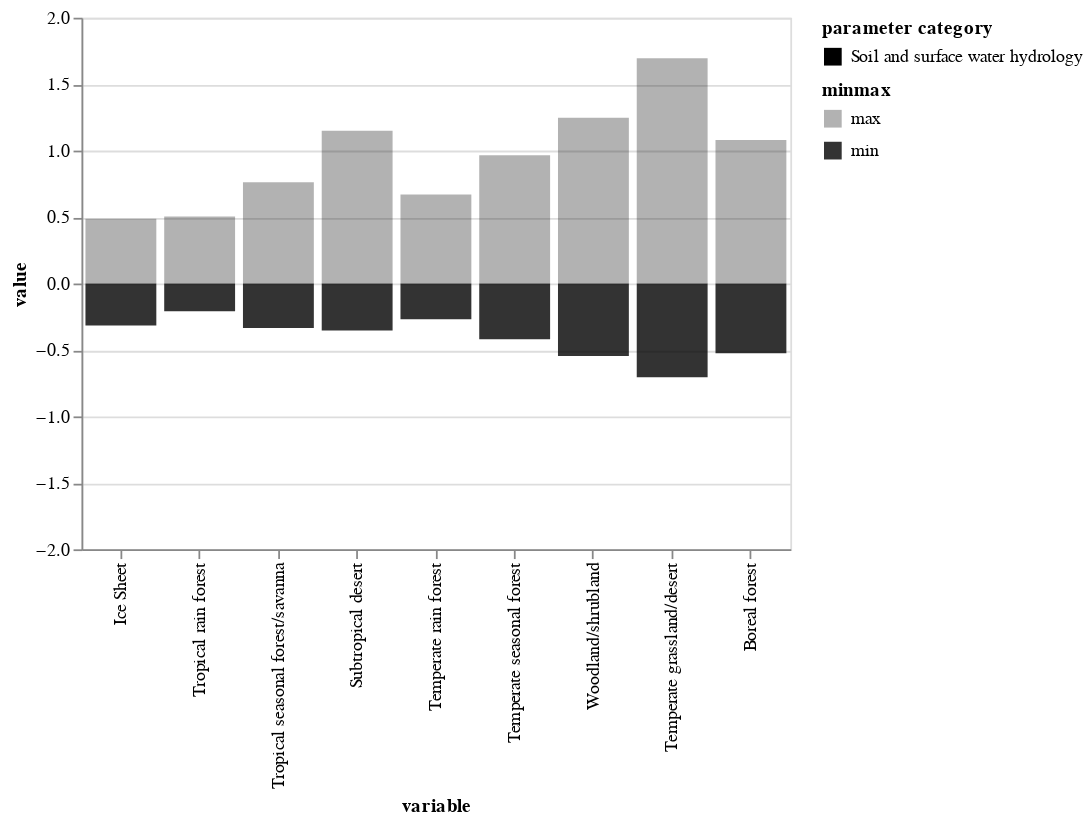

The notebook cell saved with this chart:
### Code cell
colors = ['black','teal','brown','lightskyblue','orange','green','dodgerblue','red',
         'grey','mediumblue']

select_box = alt.binding_select(options=list(crosswalk_flat['param'].unique()))
selection = alt.selection_single(name='parameter', fields=['param'], bind=select_box, init={'param':'d_max'})

#manual_ordered = manual_ordered.sort_values(['col', 'index'], ascending=[False, True])
source = crosswalk_flat
points=alt.Chart(source).mark_bar(filled=True).encode(
    x=alt.X('variable', sort=labels),#, scale=alt.Scale(domain=[minval, maxval])),
    y=alt.Y('value',scale=alt.Scale(domain=[-2, 2])),
    #opacity='parameter domain',
    color=alt.Color('parameter category', scale=alt.Scale(range=colors)),
    opacity='minmax',
    tooltip=['param', 
             'parameter description',
             'parameter domain', 
             'parameter category', 
             #'global_nonglacland_temp'
             'minmax']
).add_selection(
    selection
).transform_filter(
    selection
)#.interactive()

points
#plt.savefig('altairchart.png')

### Figure 1 — Vega-Lite specification as saved in the notebook (floating-point values rounded to 4 significant figures; data arrays with more than 128 entries replaced by an {"elided": "..."} marker saying what was removed)
{"$schema": "https://vega.github.io/schema/vega-lite/v3.4.0.json", "config": {"mark": {"tooltip": null}, "view": {"height": 300, "width": 400}}, "data": {"name": "data-5e16468439c2492febd315c60051b0be"}, "datasets": {"data-5e16468439c2492febd315c60051b0be": {"elided": "324 records"}}, "encoding": {"color": {"field": "parameter category", "scale": {"range": ["black", "teal", "brown", "lightskyblue", "orange", "green", "dodgerblue", "red", "grey", "mediumblue"]}, "type": "nominal"}, "opacity": {"field": "minmax", "type": "nominal"}, "tooltip": [{"field": "param", "type": "nominal"}, {"field": "parameter description", "type": "nominal"}, {"field": "parameter domain", "type": "nominal"}, {"field": "parameter category", "type": "nominal"}, {"field": "minmax", "type": "nominal"}], "x": {"field": "variable", "sort": ["Ice Sheet", "Tropical rain forest", "Tropical seasonal forest/savanna", "Subtropical desert", "Temperate rain forest", "Temperate seasonal forest", "Woodland/shrubland", "Temperate grassland/desert", "Boreal forest", "Tundra", "Ice sheet"], "type": "nominal"}, "y": {"field": "value", "scale": {"domain": [-2, 2]}, "type": "quantitative"}}, "mark": {"filled": true, "type": "bar"}, "selection": {"parameter": {"bind": {"input": "select", "options": ["rhosnir", "d_max", "frac_sat_soil_dsl_init", "maximum_leaf_wetted_fraction", "fff", "upplim_destruct_metamorph", "medlynslope", "medlynintercept", "tpu25ratio", "jmaxb0", "jmaxb1", "kmax", "nstem", "lmrha", "sand_pf", "z0mr", "zsno", "zetamaxstable"]}, "fields": ["param"], "init": {"param": "d_max"}, "type": "single"}}, "transform": [{"filter": {"selection": "parameter"}}]}
